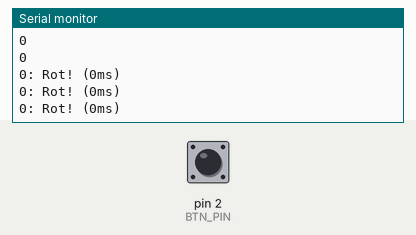
A sketch run on a simulated Arduino Uno, built with avr-gcc and run on an emulated ATmega328P. Parts: the last lines printed to the serial monitor. The test bench sets the inputs (shaded band); at power-on: pin 2 (BTN_PIN) LOW.

Above: at 1.3 s.
1.4 s: pin 2 (BTN_PIN) pulled HIGH for 0.6 s
At 2.3 s:
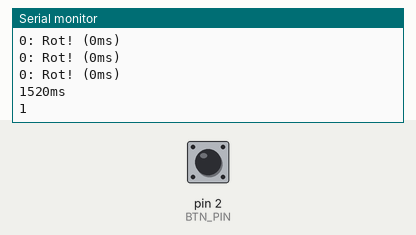
4.0 s: pin 2 (BTN_PIN) pulled HIGH for 1 s
At 5.5 s:
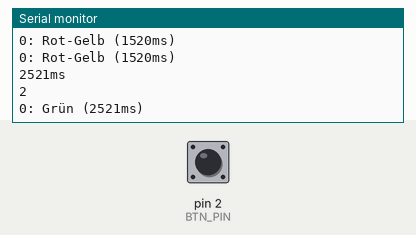
7.0 s: pin 2 (BTN_PIN) pulled HIGH for 0.6 s
At 8.5 s:
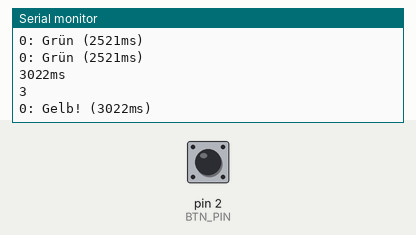
Timing chart, 0 to 10.0 s (numbered marks = the images above; inputs shaded):
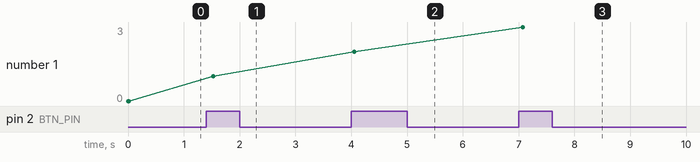

Measured:
- after the input at 1.4 s, the serial monitor: prints a new line after 0.12 s (image 1)
- after the input at 4.0 s, the serial monitor: prints a new line at once (image 2)
- after the input at 7.0 s, the serial monitor: prints a new line after 0.06 s (image 3)
- plotted number 1: 0 → 1 after the input at 1.4 s, 1 → 2 after the input at 4.0 s, 2 → 3 after the input at 7.0 s

The sketch:

taster-zeit-zustaende.ino
```cpp
const byte BTN_PIN = 2;
bool btnState;
int count = 0;
int maxCount = 3;

long timestamp = 0;
long oldTimestamp, currentTimestamp, diffTimestamp;

void setup() {
  Serial.begin(9600);
  Serial.println("start");

  pinMode(BTN_PIN, INPUT);
  btnState = digitalRead(BTN_PIN);
  Serial.println(btnState);

  timestamp = millis();
  Serial.println(timestamp);
}

void loop() {

  btnState = digitalRead(BTN_PIN);

  if (btnState == 1) {

    // Entprellen
    delay(20);

    count = count + 1;

    currentTimestamp = millis();
    diffTimestamp = currentTimestamp - oldTimestamp;
    oldTimestamp = currentTimestamp;
    Serial.print(diffTimestamp);
    Serial.println("ms");

    if (count > maxCount) count = 0;

    Serial.println(count);

    // Menschenzeit
    delay(1000);
  } else {
    // mach was, wenn der Taster nicht gedrückt ist
    switch (count) {
      case 0:
        Serial.print(timestamp);
        Serial.print(": Rot! (");
        Serial.print(diffTimestamp);
        Serial.println("ms)");
        break;
      case 1:
        Serial.print(timestamp);
        Serial.print(": Rot-Gelb (");
        Serial.print(diffTimestamp);
        Serial.println("ms)");
        break;
      case 2:
        Serial.print(timestamp);
        Serial.print(": Grün (");
        Serial.print(diffTimestamp);
        Serial.println("ms)");
        break;
      case 3:
        Serial.print(timestamp);
        Serial.print(": Gelb! (");
        Serial.print(diffTimestamp);
        Serial.println("ms)");
        break;
    }
    delay(500);
  }

}
```
